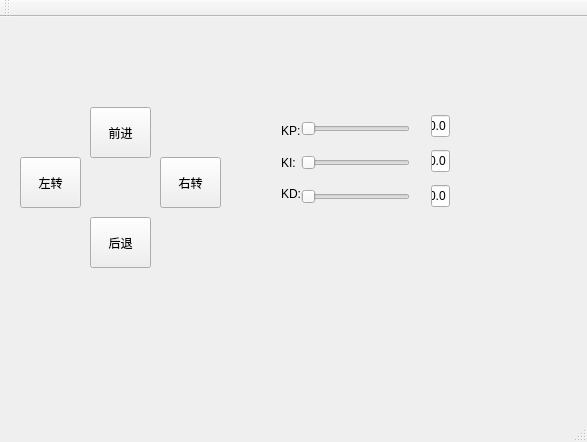
<?xml version="1.0" encoding="UTF-8"?>
<ui version="4.0">
 <class>MainWindow</class>
 <widget class="QMainWindow" name="MainWindow">
  <property name="geometry">
   <rect>
    <x>0</x>
    <y>0</y>
    <width>587</width>
    <height>442</height>
   </rect>
  </property>
  <property name="windowTitle">
   <string>MainWindow</string>
  </property>
  <widget class="QWidget" name="centralWidget">
   <widget class="QPushButton" name="buttonForward">
    <property name="geometry">
     <rect>
      <x>90</x>
      <y>90</y>
      <width>61</width>
      <height>51</height>
     </rect>
    </property>
    <property name="text">
     <string>前进</string>
    </property>
   </widget>
   <widget class="QPushButton" name="buttonBack">
    <property name="geometry">
     <rect>
      <x>90</x>
      <y>200</y>
      <width>61</width>
      <height>51</height>
     </rect>
    </property>
    <property name="text">
     <string>后退</string>
    </property>
   </widget>
   <widget class="QPushButton" name="buttonRight">
    <property name="geometry">
     <rect>
      <x>160</x>
      <y>140</y>
      <width>61</width>
      <height>51</height>
     </rect>
    </property>
    <property name="text">
     <string>右转</string>
    </property>
   </widget>
   <widget class="QPushButton" name="buttonLeft">
    <property name="geometry">
     <rect>
      <x>20</x>
      <y>140</y>
      <width>61</width>
      <height>51</height>
     </rect>
    </property>
    <property name="text">
     <string>左转</string>
    </property>
   </widget>
   <widget class="QWidget" name="">
    <property name="geometry">
     <rect>
      <x>290</x>
      <y>80</y>
      <width>131</width>
      <height>131</height>
     </rect>
    </property>
    <layout class="QVBoxLayout" name="verticalLayout_2">
     <item>
      <widget class="QSlider" name="sliderKP">
       <property name="orientation">
        <enum>Qt::Horizontal</enum>
       </property>
      </widget>
     </item>
     <item>
      <widget class="QSlider" name="sliderKI">
       <property name="orientation">
        <enum>Qt::Horizontal</enum>
       </property>
      </widget>
     </item>
     <item>
      <widget class="QSlider" name="sliderKD">
       <property name="orientation">
        <enum>Qt::Horizontal</enum>
       </property>
      </widget>
     </item>
    </layout>
   </widget>
   <widget class="QWidget" name="">
    <property name="geometry">
     <rect>
      <x>270</x>
      <y>90</y>
      <width>41</width>
      <height>111</height>
     </rect>
    </property>
    <layout class="QVBoxLayout" name="verticalLayout">
     <item>
      <widget class="QLabel" name="label">
       <property name="text">
        <string>KP:</string>
       </property>
      </widget>
     </item>
     <item>
      <widget class="QLabel" name="label_2">
       <property name="text">
        <string>KI:</string>
       </property>
      </widget>
     </item>
     <item>
      <widget class="QLabel" name="label_3">
       <property name="text">
        <string>KD:</string>
       </property>
      </widget>
     </item>
    </layout>
   </widget>
   <widget class="QWidget" name="">
    <property name="geometry">
     <rect>
      <x>420</x>
      <y>80</y>
      <width>41</width>
      <height>131</height>
     </rect>
    </property>
    <layout class="QVBoxLayout" name="verticalLayout_3">
     <item>
      <widget class="QLineEdit" name="lineKP">
       <property name="text">
        <string>0.0</string>
       </property>
      </widget>
     </item>
     <item>
      <widget class="QLineEdit" name="lineKI">
       <property name="text">
        <string>0.0</string>
       </property>
      </widget>
     </item>
     <item>
      <widget class="QLineEdit" name="lineKD">
       <property name="text">
        <string>0.0</string>
       </property>
      </widget>
     </item>
    </layout>
   </widget>
  </widget>
  <widget class="QMenuBar" name="menuBar">
   <property name="geometry">
    <rect>
     <x>0</x>
     <y>0</y>
     <width>587</width>
     <height>22</height>
    </rect>
   </property>
  </widget>
  <widget class="QToolBar" name="mainToolBar">
   <attribute name="toolBarArea">
    <enum>TopToolBarArea</enum>
   </attribute>
   <attribute name="toolBarBreak">
    <bool>false</bool>
   </attribute>
  </widget>
  <widget class="QStatusBar" name="statusBar"/>
 </widget>
 <layoutdefault spacing="6" margin="11"/>
 <resources/>
 <connections>
  <connection>
   <sender>buttonForward</sender>
   <signal>clicked()</signal>
   <receiver>MainWindow</receiver>
   <slot>GoForward()</slot>
   <hints>
    <hint type="sourcelabel">
     <x>120</x>
     <y>157</y>
    </hint>
    <hint type="destinationlabel">
     <x>137</x>
     <y>82</y>
    </hint>
   </hints>
  </connection>
  <connection>
   <sender>buttonBack</sender>
   <signal>clicked()</signal>
   <receiver>MainWindow</receiver>
   <slot>GoBack()</slot>
   <hints>
    <hint type="sourcelabel">
     <x>118</x>
     <y>261</y>
    </hint>
    <hint type="destinationlabel">
     <x>141</x>
     <y>351</y>
    </hint>
   </hints>
  </connection>
  <connection>
   <sender>buttonRight</sender>
   <signal>clicked()</signal>
   <receiver>MainWindow</receiver>
   <slot>TurnRight()</slot>
   <hints>
    <hint type="sourcelabel">
     <x>190</x>
     <y>210</y>
    </hint>
    <hint type="destinationlabel">
     <x>286</x>
     <y>297</y>
    </hint>
   </hints>
  </connection>
  <connection>
   <sender>buttonLeft</sender>
   <signal>clicked()</signal>
   <receiver>MainWindow</receiver>
   <slot>TurnLeft()</slot>
   <hints>
    <hint type="sourcelabel">
     <x>48</x>
     <y>208</y>
    </hint>
    <hint type="destinationlabel">
     <x>49</x>
     <y>309</y>
    </hint>
   </hints>
  </connection>
  <connection>
   <sender>sliderKP</sender>
   <signal>valueChanged(int)</signal>
   <receiver>MainWindow</receiver>
   <slot>TransmitParam(int)</slot>
   <hints>
    <hint type="sourcelabel">
     <x>349</x>
     <y>147</y>
    </hint>
    <hint type="destinationlabel">
     <x>410</x>
     <y>61</y>
    </hint>
   </hints>
  </connection>
  <connection>
   <sender>lineKP</sender>
   <signal>editingFinished()</signal>
   <receiver>MainWindow</receiver>
   <slot>TransmitParam()</slot>
   <hints>
    <hint type="sourcelabel">
     <x>454</x>
     <y>136</y>
    </hint>
    <hint type="destinationlabel">
     <x>476</x>
     <y>96</y>
    </hint>
   </hints>
  </connection>
  <connection>
   <sender>sliderKI</sender>
   <signal>valueChanged(int)</signal>
   <receiver>MainWindow</receiver>
   <slot>TransmitParam(int)</slot>
   <hints>
    <hint type="sourcelabel">
     <x>387</x>
     <y>189</y>
    </hint>
    <hint type="destinationlabel">
     <x>455</x>
     <y>311</y>
    </hint>
   </hints>
  </connection>
  <connection>
   <sender>lineKI</sender>
   <signal>editingFinished()</signal>
   <receiver>MainWindow</receiver>
   <slot>TransmitParam()</slot>
   <hints>
    <hint type="sourcelabel">
     <x>434</x>
     <y>187</y>
    </hint>
    <hint type="destinationlabel">
     <x>516</x>
     <y>196</y>
    </hint>
   </hints>
  </connection>
  <connection>
   <sender>sliderKD</sender>
   <signal>valueChanged(int)</signal>
   <receiver>MainWindow</receiver>
   <slot>TransmitParam(int)</slot>
   <hints>
    <hint type="sourcelabel">
     <x>362</x>
     <y>228</y>
    </hint>
    <hint type="destinationlabel">
     <x>410</x>
     <y>349</y>
    </hint>
   </hints>
  </connection>
  <connection>
   <sender>lineKD</sender>
   <signal>editingFinished()</signal>
   <receiver>MainWindow</receiver>
   <slot>TransmitParam()</slot>
   <hints>
    <hint type="sourcelabel">
     <x>433</x>
     <y>222</y>
    </hint>
    <hint type="destinationlabel">
     <x>507</x>
     <y>260</y>
    </hint>
   </hints>
  </connection>
 </connections>
 <slots>
  <slot>GoForward()</slot>
  <slot>GoBack()</slot>
  <slot>TurnRight()</slot>
  <slot>TurnLeft()</slot>
  <slot>TransmitParam(int)</slot>
  <slot>TransmitParam(QString)</slot>
  <slot>ChangeKpLine(int)</slot>
  <slot>TransmitParam()</slot>
 </slots>
</ui>
